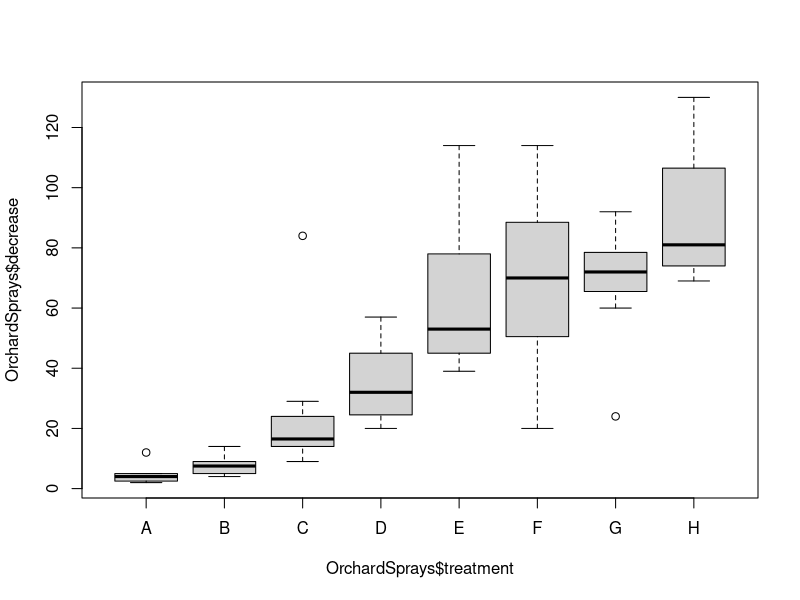

Reproduce this figure in R.
summary(OrchardSprays)
max_decrease <- which.max(OrchardSprays$decrease)
boxplot(OrchardSprays$decrease ~ OrchardSprays$treatment)